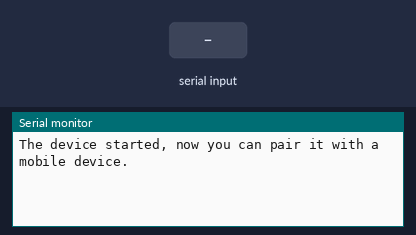
A sketch run on a simulated ESP32. Parts: the last lines printed to the serial monitor. The test bench sets the inputs (shaded band). Nothing arrives over Bluetooth unless stated.

Above: at 1.2 s.
1.3 s: "VIEW 1\n" received over the second serial link
At 2.0 s:
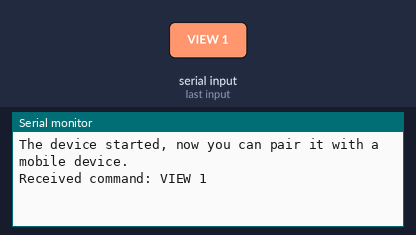
2.8 s: "REPLACE 1\n" received over the second serial link
At 3.2 s:
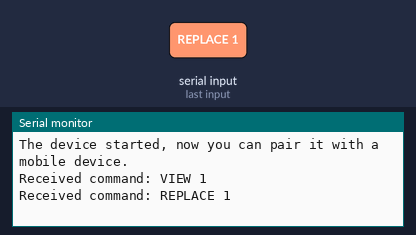
4.3 s: "CLEAR 1\n" received over the second serial link
At 5.5 s:
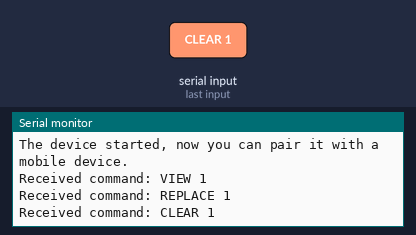
5.8 s: "VIEW\n" received over the second serial link
At 6.7 s:
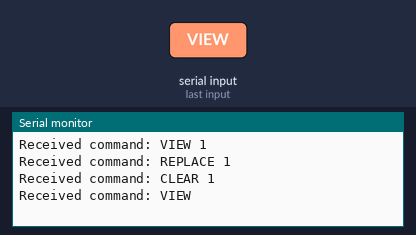
7.3 s: "REPLACE\n" received over the second serial link
At 7.8 s:
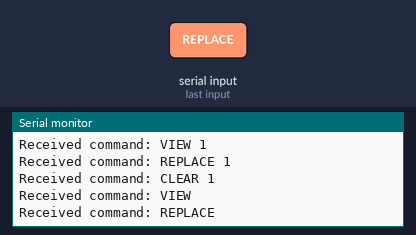
8.8 s: "CLEAR\n" received over the second serial link
At 10.2 s:
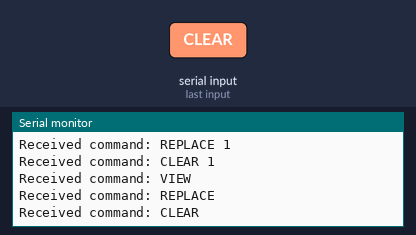

The sketch:

BLUETOOTH_ADRESS_CHANGE.ino
```cpp
#include "BluetoothSerial.h"

BluetoothSerial SerialBT;

// Define address variables with default values
String addresses[4] = {"FR_Address", "FL_Address", "RL_Address", "RR_Address"};
String pendingCommand = "";
int pendingIndex = -1;

void setup() {
  // Initialize Serial Monitor and Bluetooth Serial
  Serial.begin(115200);
  SerialBT.begin("ESP32_BT_Device");

  // Initial message
  Serial.println("The device started, now you can pair it with a mobile device.");
  SerialBT.println("Commands: VIEW, REPLACE <index> <new_address>, CLEAR");
}

void loop() {
  // Check if data is available from Bluetooth
  if (SerialBT.available()) {
    String command = SerialBT.readStringUntil('\n');
    Serial.print("Received command: ");
    Serial.println(command);

    // Process the command
    if (pendingIndex == -1) {
      // First line of command
      processInitialCommand(command);
    } else {
      // Second line with new address
      replaceAddress(pendingIndex, command);
      pendingIndex = -1; // Reset after processing
    }
  }
}

void processInitialCommand(String command) {
  // Split command into parts
  int firstSpace = command.indexOf(' ');
  String action = command.substring(0, firstSpace);
  String rest = command.substring(firstSpace + 1);

  if (action == "VIEW") {
    viewAddresses();
  }
  else if (action == "REPLACE") {
    pendingIndex = rest.toInt();
    if (pendingIndex < 1 || pendingIndex > 4) {
      SerialBT.println("Invalid index. Use 1 (FR), 2 (FL), 3 (RL), or 4 (RR).");
      pendingIndex = -1; // Reset invalid index
    } else {
      SerialBT.println("Please send the new address for index " + String(pendingIndex));
    }
  }
  else if (action == "CLEAR") {
    clearAddresses();
  }
  else {
    SerialBT.println("Unknown command. Use VIEW, REPLACE <index> <new_address>, or CLEAR");
  }
}

void viewAddresses() {
  SerialBT.println("Stored addresses:");
  SerialBT.println("FR: " + addresses[0]);
  SerialBT.println("FL: " + addresses[1]);
  SerialBT.println("RL: " + addresses[2]);
  SerialBT.println("RR: " + addresses[3]);
}

void replaceAddress(int index, String newAddress) {
  if (index < 1 || index > 4) {
    SerialBT.println("Invalid index. Use 1 (FR), 2 (FL), 3 (RL), or 4 (RR).");
    return;
  }

  if (newAddress.length() > 16) {
    SerialBT.println("Address too long. Max length is 16 characters.");
    return;
  }

  // Update address at the specified index
  addresses[index - 1] = newAddress;
  SerialBT.println("Address replaced successfully.");
}

void clearAddresses() {
  // Clear all addresses by setting them to empty strings
  addresses[0] = "";
  addresses[1] = "";
  addresses[2] = "";
  addresses[3] = "";

  SerialBT.println("All addresses cleared.");
}
```

Measured:
- after the input at 1.3 s, the serial monitor: prints a new line at once (image 1)
- after the input at 2.8 s, the serial monitor: prints a new line at once (image 2)
- after the input at 4.3 s, the serial monitor: prints a new line at once (image 3)
- after the input at 5.8 s, the serial monitor: prints a new line at once (image 4)
- after the input at 7.3 s, the serial monitor: prints a new line at once (image 5)
- after the input at 8.8 s, the serial monitor: prints a new line at once (image 6)
